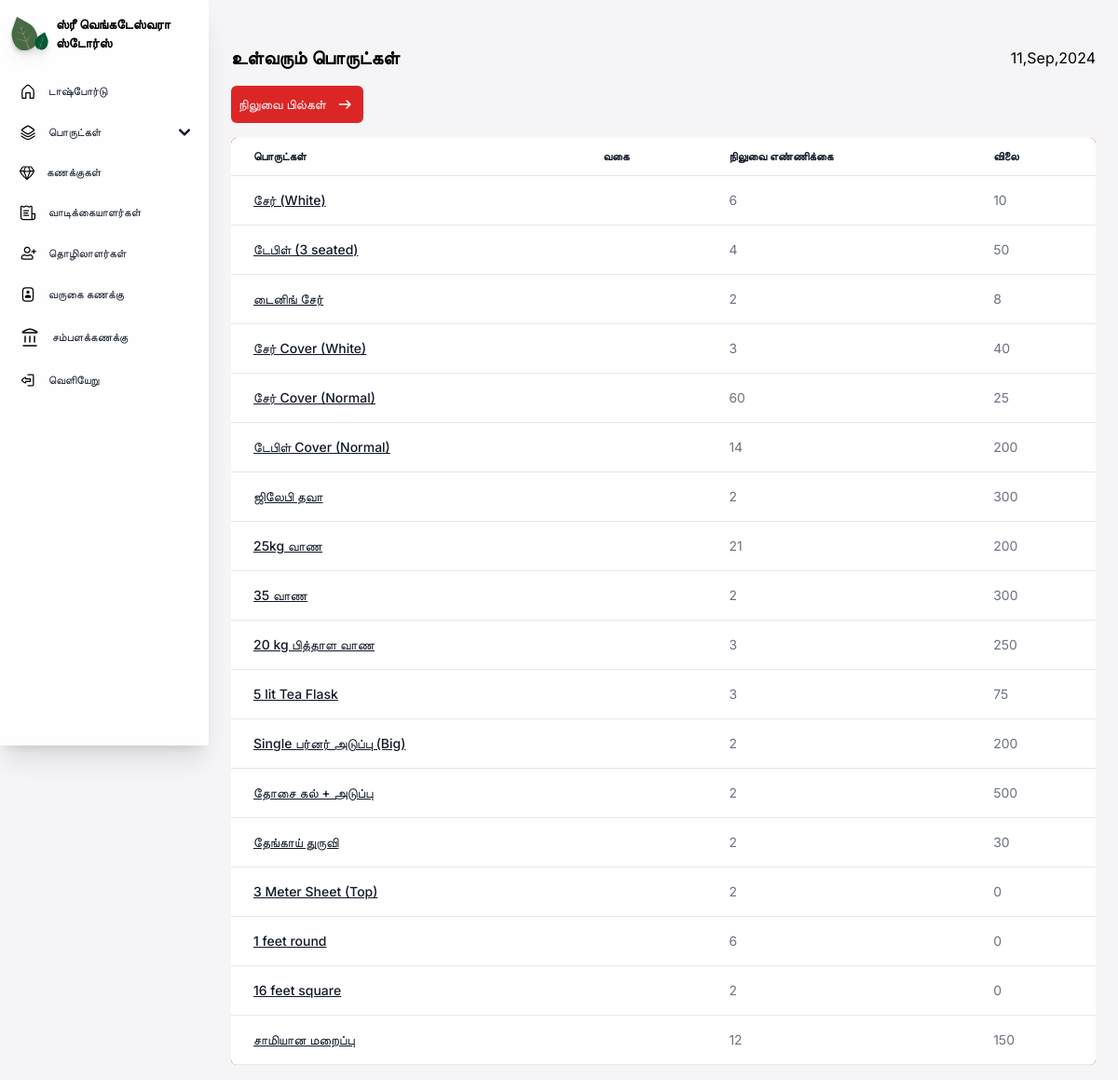
The app's page /incomingstocks/, older data.
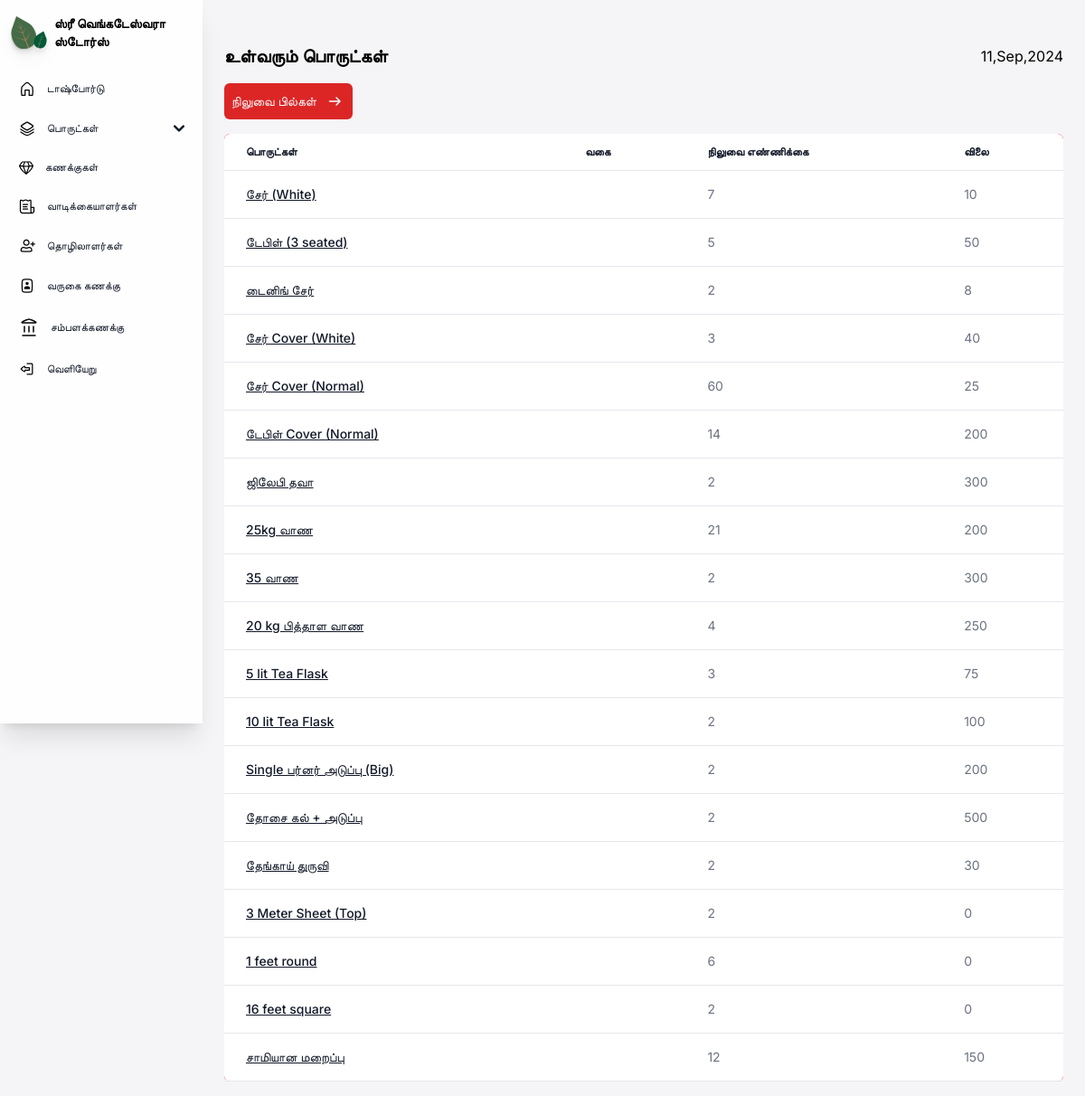
The same page, newer data.
### core/models.py (models this page shows, shortened)
class stock(models.Model):
    productname = models.CharField(max_length=70, db_index=True)
    category = models.CharField(max_length=50, blank=True)
    maximumstock = models.PositiveIntegerField()
    quantity = models.PositiveIntegerField()
    price = models.PositiveIntegerField()
    def get_incoming(self):
        return self.maximumstock - self.quantity

### core/views.py (the view)
# urls.py: path('incomingstocks/', cvs.incomingstocks),
def incomingstocks(request):
    stocks = stock.objects.all()
    return render(request, "core/incomingstocks.html", {'stocks':stocks})

### core/templates/core/incomingstocks.html (shortened to what this page needs)
{% load static %}
{% load static tailwind_tags%}
<!DOCTYPE html>
<html lang="en">
<head>
    <link href="https://cdnjs.cloudflare.com/ajax/libs/flowbite/2.3.0/flowbite.min.css" rel="stylesheet" />
    {% tailwind_css %}
</head>
<body class="font-inter bg-[#F5F5F7] max-w-full h-[100%]">
<section class="sm:ml-56 px-6 pb-4 max-w-full min-h-[100%]">
    <div class="relative">
    {% include 'core/navigation.html' %}
    </div>
    <div class="flex justify-between w-full items-center sm:mt-12 mt-6">
        <div>
            <p class="font-inter font-semibold text-xl">உள்வரும் பொருட்கள்</p>
        </div>
        <div class="items-center gap-4 hidden sm:flex">
            <p class="date"></p>
        </div>
    </div>
    <main class="mt-4 min-w-full h-full">
    <div class="flex justify-between mt-2 items-center gap-2 flex-wrap">
    <div class="flex gap-2">
        <a href="/bills">
            <button class="px-2 py-2 bg-red-600 flex items-center rounded-md gap-2 text-slate-50 text-sm">
                நிலுவை பில்கள்
                <img src="{% static  'images/Arrow right.svg' %}" alt="plus">
            </button>
        </a>
    </div>
    </div>
        <div class="relative max-w-[100%] min-h-full overflow-x-scroll mt-4 rounded-md bg-red-500">
            <table class="text-sm text-left min-h-full text-gray-500 bg-white dark:text-gray-400 rounded-md shadow-md overflow-x-auto w-full">
                <thead class="border-b text-xs text-gray-900 uppercase dark:text-gray-400">
                    <tr>
                        <th scope="col" class="px-6 py-3">
                            பொருட்கள்
                        </th>
                        <th scope="col" class="px-6 py-3">
                            வகை
                        </th>
                        <th scope="col" class="px-6 py-3">
                            நிலுவை எண்ணிக்கை
                        </th>
                        <th scope="col" class="px-6 py-3">
                            விலை
                        </th>
                    </tr>
                </thead>
                <tbody>
                    {% for stock in stocks %}
                    {% if stock.quantity < stock.maximumstock %}
                    <tr class="border-b">
                        <th scope="row" class="px-6 py-4 font-medium text-gray-900 whitespace-nowrap">
                            <a href="{%url 'editstock' stock.id%}" class="underline">
                            {{stock.productname}}
                            </a>
                        </th>
                        <td class="px-6 py-4">
                        </td>
                        <td class="px-6 py-4">
                            {{stock.get_incoming}}
                        </td>
                        <td class="px-6 py-4">
                            {{stock.price}}
                        </td>
                    </tr>
                    {% endif %}
                    {% endfor %}
                </tbody>
            </table>
        </div>
    </main>
</section>
</body>
</html>

Row changes from the older to the newer data that the page shows:
changed stock "சேர் (White)": get_incoming "6" → "7"
changed stock "டேபிள் (3 seated)": get_incoming "4" → "5"
changed stock "20 kg பித்தாள வாண": get_incoming "3" → "4"
now on this page (row edited): stock: productname "10 lit Tea Flask", get_incoming "2", price "100"
